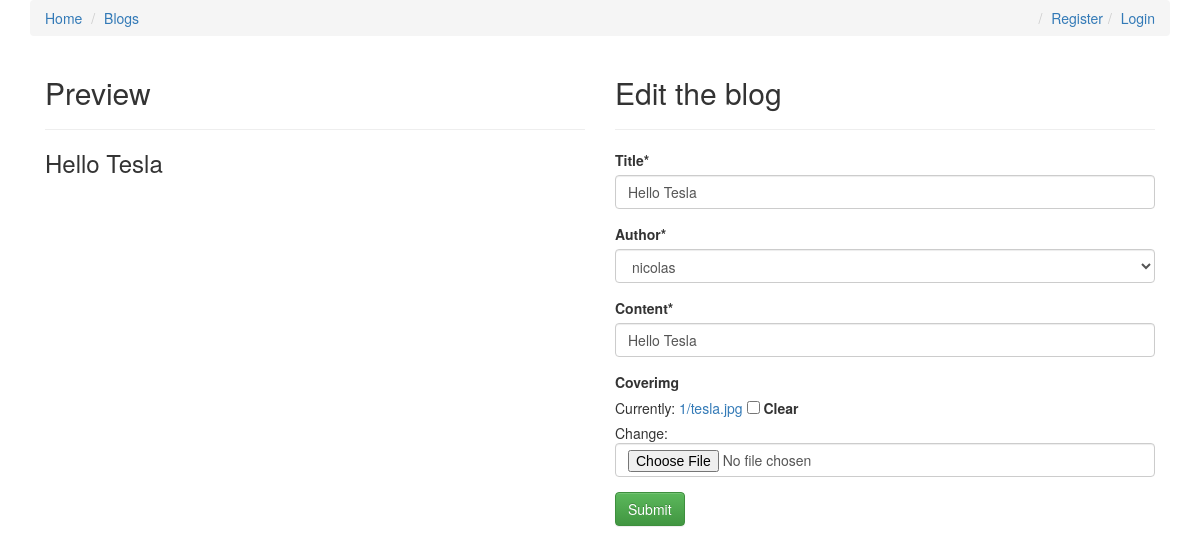
The page /blogs/1/edit/ on the database its author committed.
### blogs/models.py (models this page shows, shortened)
class Blog(models.Model):
    title = models.CharField(max_length=120)
    author = models.ForeignKey(settings.AUTH_USER_MODEL, default=1)
    content = models.TextField(null=True, blank=True)
    slug = models.SlugField(blank=True, unique=True)
    viewedCount = models.IntegerField(default=0, editable=False)
    coverimg = models.ImageField(upload_to=upload_location, null=True, blank=True)
    created = models.DateTimeField(auto_now_add=True)
    updated = models.DateTimeField(auto_now=True)
    readtime = models.TimeField(null=True, blank=True)
    class Meta:
        ordering = ["-updated", "-created"]
        app_label = "blogs"

### blogs/views.py (the view)
# urls.py: url(r'^(?P<blog_id>\d+)/edit/$', blog_edit_by_id, name="blog_edit_by_id"),
def blog_edit_by_id(request, blog_id, *args, **kwargs):
    if request.method == 'GET':
        blog = get_object_or_404(Blog, id=blog_id)
        if isinstance(blog, Blog):  # get that blog
            form = BlogForm(instance=blog)
            context = {
                'form': form
            }
        return render(request, 'blogs/blog_form.html', context)
    else:
        blog = get_object_or_404(Blog, id=blog_id)
        form = BlogForm(request.POST, request.FILES, instance=blog)
        if form.is_valid():
            blog = form.save()
        return redirect(blog)

### blogs/form.py
class BlogForm(ModelForm):
    content = forms.CharField(widget=AdminPagedownWidget(show_preview=False))
    class Meta:
        model = Blog
        fields = ['title', 'author', 'content', 'coverimg', ]

### blogs/templates/blogs/blog_form.html (shortened to what this page needs)
{% extends 'index.html' %}
{% load crispy_forms_tags %}
{% block content %}
<div class="col-sm-6">
    <h2>Preview</h2>
    <hr/>
    <h3 id="blog_title"></h3>
</div>
<div class="col-sm-6">
    <h2> Edit the blog</h2>
    <hr/>
    <form action="" method="post" enctype="multipart/form-data">
        {{ form  |  crispy }}
        <input type="submit" class="btn btn-success" value="Submit"/>
    </form>
</div>
{% endblock content %}

### rows shown on the page
Blog: title "Hello Tesla", author "nicolas", content "Hello Tesla"
